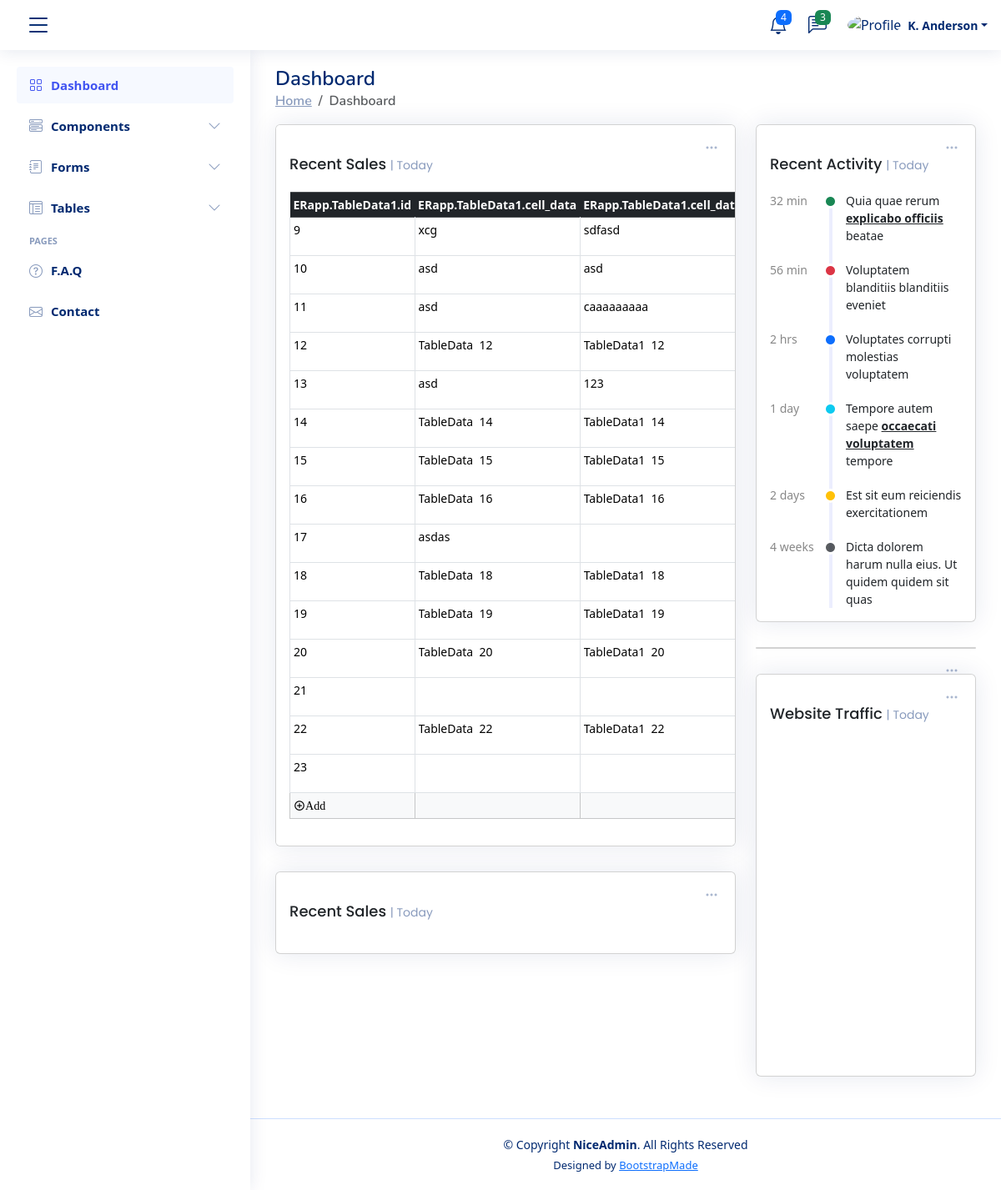
/formT/, run on an earlier commit of the app's database.
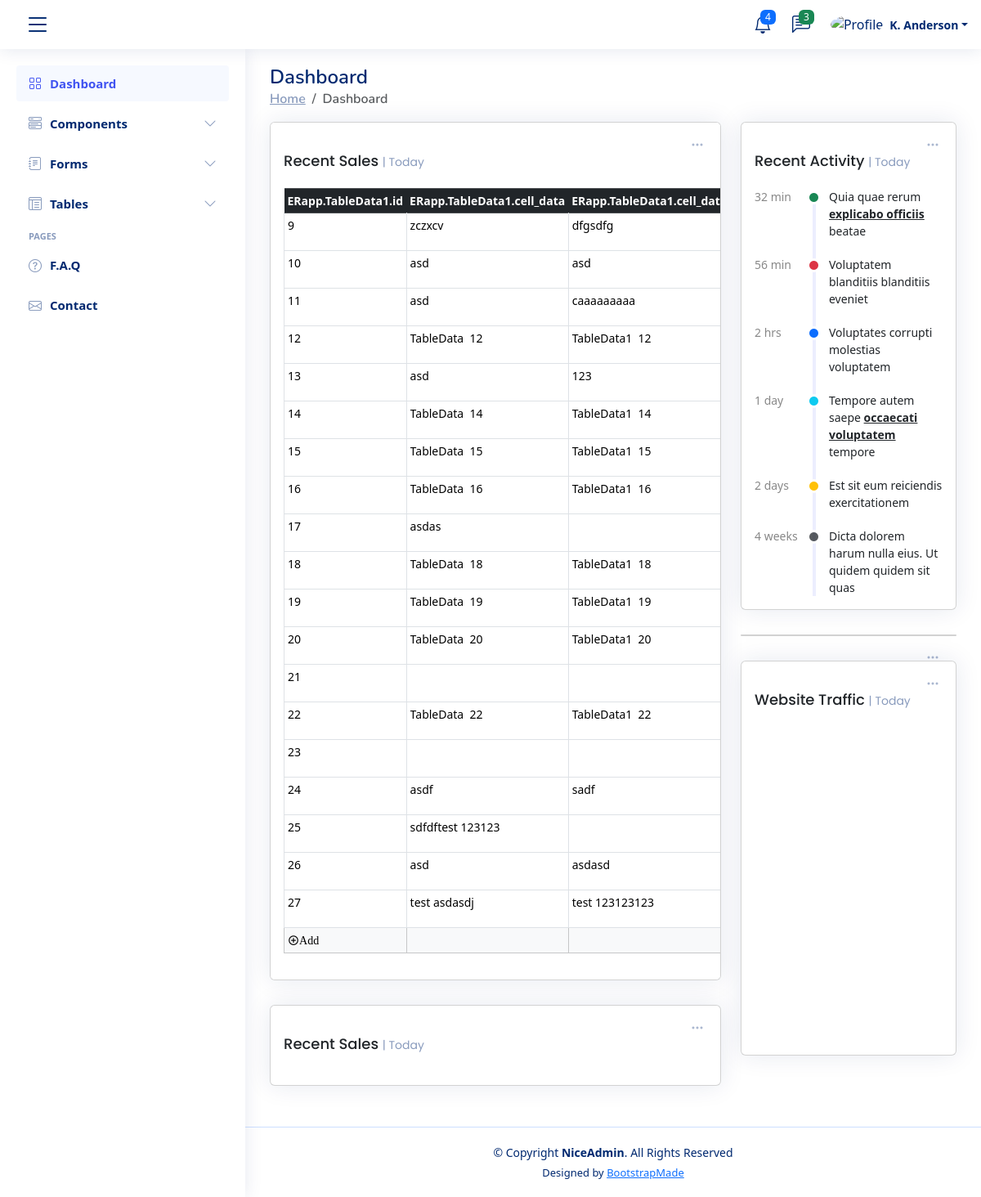
And on a later commit of the database.
### ERapp/models.py (models this page shows, shortened)
class TableData1(models.Model):
    cell_data = models.CharField(max_length=255)
    cell_data2 = models.CharField(max_length=255)

### ERapp/views.py (the view)
# urls.py: path('formT/',table_view ),
def table_view(request): # add row
    if request.method == 'POST':
        cell_data1=request.POST.get("cell_data")
        cell_data2=request.POST.get("cell_data2")
        if cell_data1 or cell_data2:
            data = TableData1(cell_data=cell_data1,cell_data2=cell_data2)
            data.save()
            return redirect('/formT/')
    else:
        form = TableDataForm1()
    data = TableData1.objects.all()
    col_count = data.count()
    column_names = TableData1._meta.get_fields()
    return render(request, 'html/formPage.html', {'form': form, 'data': data , 'col_count':col_count ,'column_names': column_names})

### ERapp/forms.py
class TableDataForm1(forms.ModelForm):
    class Meta:
        model = TableData1
        fields = ['cell_data']

### ERapp/templates/html/formPage.html (shortened to what the changed rows need)
{% load static %}
<!DOCTYPE html>
<html lang="en">
<head>
  <link href="{% static 'css/style.css' %}" rel="stylesheet" type="text/css">
  <link href="{% static 'vendor/bootstrap/css/bootstrap.min.css' %}" rel="stylesheet">
  <link href="{% static 'vendor/bootstrap-icons/bootstrap-icons.css' %}" rel="stylesheet">
  <link href="{% static 'vendor/boxicons/css/boxicons.min.css' %}" rel="stylesheet">
  <link href="{% static 'vendor/quill/quill.snow.css' %}" rel="stylesheet">
  <link href="{% static 'vendor/quill/quill.bubble.css' %}" rel="stylesheet">
  <link href="{% static 'vendor/remixicon/remixicon.css' %}" rel="stylesheet">
  <link href="{% static 'vendor/simple-datatables/style.css' %}" rel="stylesheet">
</head>
<body>
  <main id="main" class="main">
    <div class="pagetitle">
      <h1>Dashboard</h1>
    </div>
    <section class="section dashboard">
      <div class="row">
        <div class="col-lg-8">
          <div class="row">
            <div class="col-12">
              <div class="card recent-sales overflow-auto">
                <div class="card-body">
                  <form method="post"  >
                    <table class="table  table-sm table-hover   table-bordered  w-auto table-responsive  " id="tableDATA">
                        <thead class="table-dark">
                            {% for column_name in column_names %}
                            <th>{{ column_name }}</th>
                            {% endfor %}
                        </thead>
                        <tbody>
                            {% for item in data %}
                            <tr>
                                <td><p style=" width:auto">{{ item.id }}</p></td>
                                <td class="td_input_cell"><input class="input_table_data" type="text" name="cell_data2" id="cell_data2{{ item.id }}" value="{{ item.cell_data }}"  ></td>
                                <td class="td_input_cell"><input class="input_table_data" type="text" name="cell_data3" id="cell_data3{{ item.id }}" value="{{ item.cell_data2 }}"  ></td>
                            </tr>
                            {% endfor %}
                        </tbody>
                    </table>
                </form>
                </div>
              </div>
            </div>
          </div>
        </div>
      </div>
    </section>
  </main>
</body>
</html>

What changed in the data, as far as the page shows it:
changed TableData1 id 9: cell_data2 "xcg" → "zczxcv"; cell_data3 "sdfasd" → "dfgsdfg"
added TableData1: id "24", cell_data2 "asdf", cell_data3 "sadf"
added TableData1: id "25", cell_data2 "sdfdftest 123123"
added TableData1: id "26", cell_data2 "asd", cell_data3 "asdasd"
added TableData1: id "27", cell_data2 "test asdasdj", cell_data3 "test 123123123"
